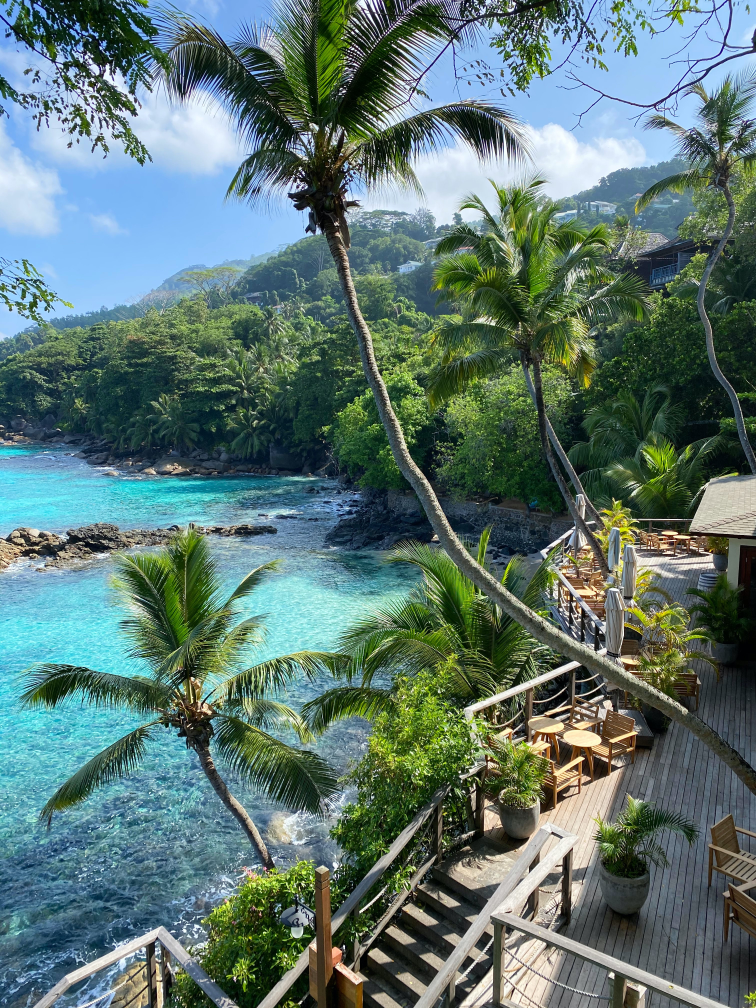
#> input picture data/datingscout-u7nxI32spEk-unsplash.jpg, 3024 x 4032 px, found by its file name (shown at 1/4 size)
$ jupyter execute --allow-errors Clustering-Seminar.ipynb
#> lines starting #> are read from the running program, lines starting #| are printed output that depends on the picture
## Практические примеры кластеризации

### Olivetti Faces

Посмотрим на более сложный пример - лица. Используем датасет [Olivetti Faces](https://scikit-learn.org/0.19/datasets/olivetti_faces.html), доступный из Scikit Learn:

[cell 1]
import sklearn as sk
import sklearn.model_selection
from sklearn.datasets import fetch_openml
import numpy as np
import matplotlib.pyplot as plt
from sklearn.datasets import fetch_olivetti_faces

#> (the rest of this cell did not finish here and is left out)

[cell 2]
fig,ax = plt.subplots(1,10,figsize=(15,5))
#> (the rest of this cell did not finish here and is left out)

Применим алгоритм кластеризации K-means и построим центроиды:

#> (a cell that did not finish here is left out)

Исследуем изображение отдельных классов:

[cell 4]
c = 0
#> (the rest of this cell did not finish here and is left out)

### Основные цвета на фотографии

Рассмотрим такую фотографию:

[cell 5]
from PIL import Image

img = Image.open("../../../data/datingscout-u7nxI32spEk-unsplash.jpg")
#> img is the input picture: PIL image 3024x4032 RGB; mean R, G, B 93.2, 118.6, 114
img = img.resize((150,200))
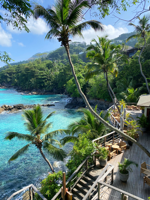
#> img: PIL image 150x200 RGB; mean R, G, B 93.2, 118.6, 114
img = np.array(img)/255.0
#> img: shape (200, 150, 3) float64
plt.imshow(img)
plt.axis('off')
plt.show()

Визуально мы видим, что на ней есть много зелёного (пальмы) и голубого (небо, вода) цветов. Если мы хотим повестить фото так, чтобы оно гармонировало с окружающими цветами, то нужно подбирать цвета из соответствующей цветовой гаммы.
Возникает вопрос – как выделить основные цвета фотографии? Если просто усреднить цвета, результат будет не слишком хорош:

[cell 6]
def show_color(c,ax=plt):
    t = np.zeros(shape=(10,10,3))
    t[:] = c
    ax.imshow(t)
    ax.axis('off')

show_color(img.mean(axis=(0,1)))
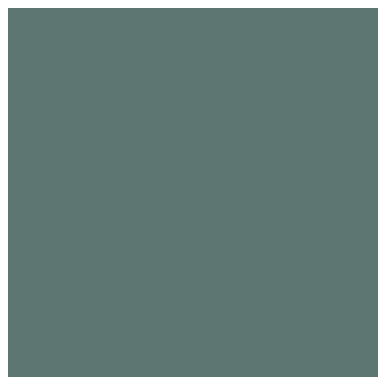
#> figure drawn by matplotlib, 1 panel

Для выделение индивидуальных цветов можно применить кластеризацию. В этом случае метрикой близости будет естественное евклидово расстояние между RGB-векторами цветов:

[cell 7]
n_clusters = 10

X = img.reshape(-1,3)
km = sk.cluster.KMeans(n_clusters=n_clusters).fit(X)

fig,ax = plt.subplots(1,n_clusters)
for i in range(n_clusters):
    show_color(km.cluster_centers_[i],ax[i])
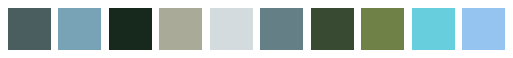
#> figure drawn by matplotlib, 10 panels
